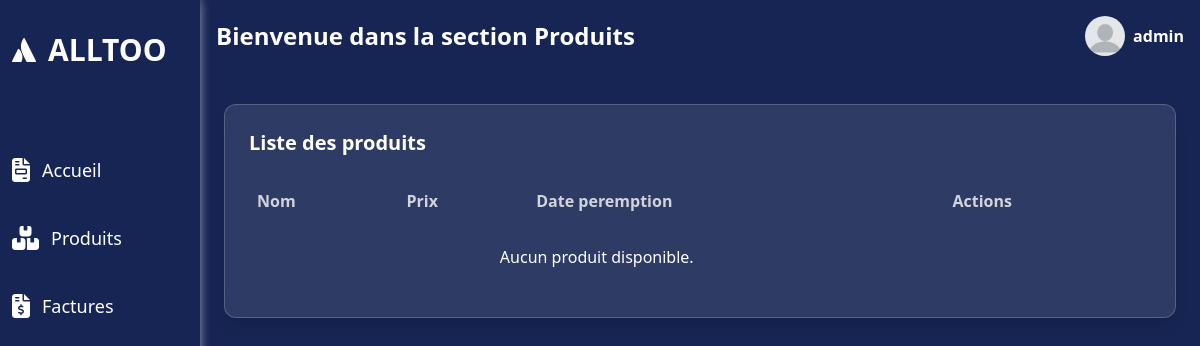
/produits/, run on an earlier commit of the app's database.
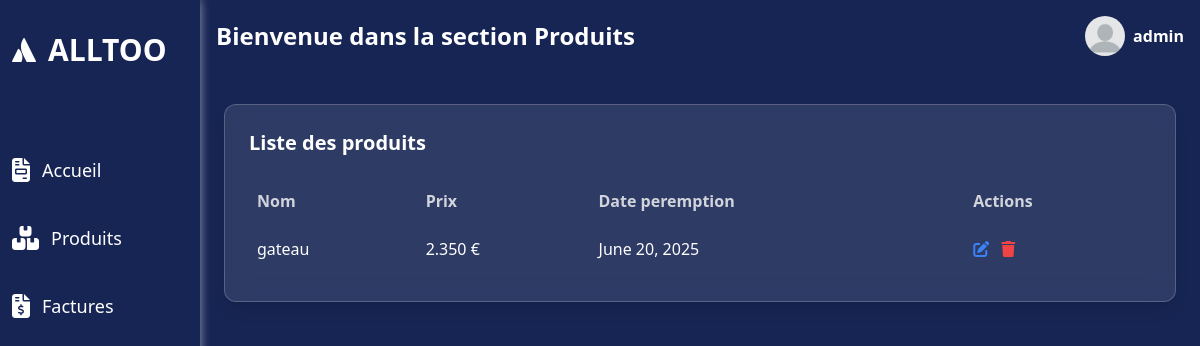
And on a later commit of the database.
### application/models.py (models this page shows, shortened)
class Produits(models.Model):
    nom = models.CharField(max_length=50)
    prix = models.DecimalField(max_digits=10, decimal_places=3)
    date_peremption = models.DateField()

### application/views.py (the view)
# urls.py: path('produits/', views.produits, name='produits'),
def produits(request):
    liste_produits = Produits.objects.all().order_by('id')
    paginator = Paginator(liste_produits, 8)
    page_number = request.GET.get('page')
    page_obj = paginator.get_page(page_number)
    context = {
        'page_obj': page_obj,
        'page_actuel': 'produits'
    }
    return render(request, 'produits.html', context)

### application/templates/produits.html (shortened to what this page needs)
<!DOCTYPE html>
<html lang="fr">
<head>
    {% load static %}
    <script src="https://cdn.tailwindcss.com"></script>
</head>
<body>
    <div class="flex bg-blue-950">
        {% include 'sideBarMenu.html' %}
        <main class="main px-4">
            <header class="flex items-center justify-between py-4">
                <h1 class="text-white text-2xl font-bold">Bienvenue dans la section Produits</h1>
                <div class="flex flex-row items-center hover:cursor-pointer" >
                 <img src="{% static 'images/download.png' %}" class="h-10 w-10 rounded-full"/>
                 <p class='font-semibold text-white ml-2'>admin</p>
                </div>
            </header>
        {% block content %}
       <div class="mt-8 backdrop-blur-md bg-white/10 border border-white/20 rounded-xl p-6 shadow-lg mx-2">
        <h2 class="text-xl font-bold text-white mb-4">Liste des produits</h2>
        <table class="w-full text-left text-white border-separate border-spacing-y-2">
        <thead class="text-gray-300">
            <tr>
            <th class="p-2">Nom</th>
            <th class="p-2">Prix</th>
            <th class="p-2">Date peremption</th>
            <th class="p-2">Actions</th>
            </tr>
        </thead>
        <tbody>
            {% for produit in page_obj %}
            <tr class="rounded-full hover:bg-gray-500 hover:scale-[1.05] transition-all duration-300">
            <td class="p-2">{{ produit.nom }}</td>
            <td class="p-2">{{ produit.prix }} €</td>
            <td class="p-2">{{ produit.date_peremption }}</td>
            <td class="p-2">
                <button onclick="openPopup('{{ produit.id }}', '{{ produit.nom }}', '{{ produit.prix }}', '{{ produit.date_peremption }}')" class="text-blue-500 hover:underline">
                    <i class="fa-solid fa-pen-to-square"></i>
                </button>
                <form action="{% url 'supprimer_produit' produit.id %}" method="post" class="inline">
                    <button type="submit" class="text-red-500 hover:underline ml-2">
                        <i class="fa-solid fa-trash"></i>
                    </button>
                </form>
            </td>
            </tr>
            {% empty %}
            <tr>
            <td colspan="3" class="text-center p-4">Aucun produit disponible.</td>
            </tr>
            {% endfor %}
        </tbody>
        </table>
    </div>
        {% endblock %}
    </main>
    </div>
</body>
</html>

### application/templates/sideBarMenu.html (shortened to what this page needs)
<!DOCTYPE html>
<html lang="fr">
<head>
    <script src="https://cdn.tailwindcss.com"></script>
    <link
    rel="stylesheet"
    href="https://cdnjs.cloudflare.com/ajax/libs/font-awesome/6.5.0/css/all.min.css"
  >
</head>
<body>
    <div class="w-[200px] h-screen  fixed  shadow-[0px_-4px_10px_rgba(255,255,255,0.3),_0px_4px_10px_rgba(255,255,255,0.3)]  ">
    <div class="flex pl-3 pt-8 items-center">
        <i class="fa-brands fa-atlassian text-white text-2xl"></i>
        <p class="text-white text-3xl font-semibold ml-3">ALLTOO</p>
    </div>
    <ul class="mt-20">
        <li class="mt-1  w-[182px] parent relative flex items-center py-1 h-11 rounded-r-2xl pl-3 hover:bg-white/10">
            <a href="{% url 'accueil' %}" class="flex items-center w-full">
                 <i class="fa-solid fa-file-invoice text-white text-2xl child"></i>
                <span class="ml-3 text-white text-lg child">Accueil</span>
            </a>
        </li>
        <li class="mt-6  w-[182px] parent relative flex items-center py-1 h-11 rounded-r-2xl pl-3 hover:bg-white/10">
            <a href="{% url 'produits' %}" class="flex items-center w-full">
                 <i class="fa-solid fa-boxes-stacked text-white text-2xl child"></i>
                <span class="ml-3 text-white text-lg child">Produits</span>
            </a>
        </li>
        <li class="mt-6  w-[182px] parent relative flex items-center py-1 h-11 rounded-r-2xl pl-3 hover:bg-white/10">
            <a href="{% url 'factures' %}" class="flex items-center w-full">
                 <i class="fa-solid fa-file-invoice-dollar text-white text-2xl child"></i>
                <span class="ml-3 text-white text-lg child">Factures</span>
            </a>
        </li>
    </ul>
</div>
</body>
</html>

### application/templates/produits.html (style rules this page uses)
.main { width: calc(100% - 200px); margin-left: 200px; height: 100vh; z-index: 0; }
:root { height: 100%; width: 100%; }

What changed in the data, as far as the page shows it:
added Produits: nom "gateau", prix "2.350", date_peremption "June 20, 2025"
Also different on the page:
text no longer shown: "Aucun produit disponible."
